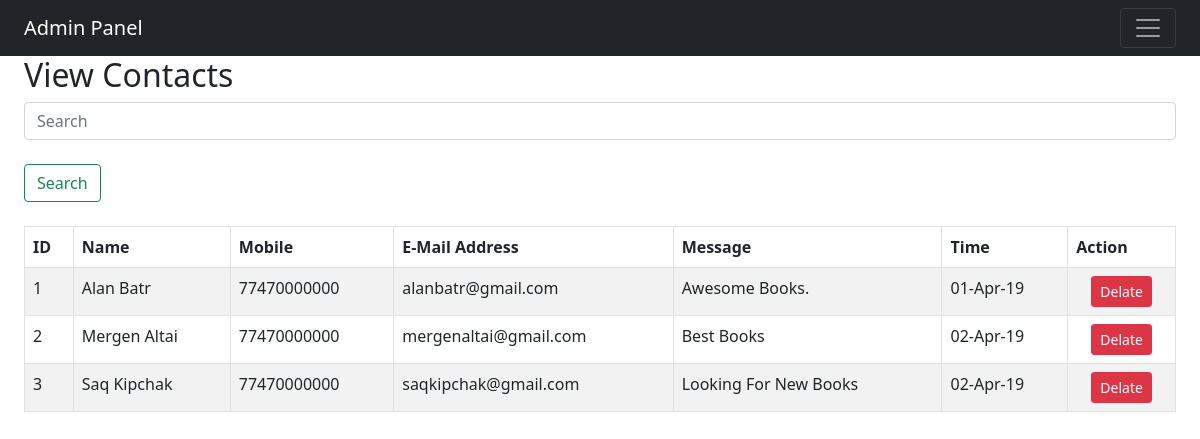
/admin/contact_view.php (signed in), run on the app's committed database.
### tables this page shows
CREATE TABLE IF NOT EXISTS `contact_table` (
  	`contact_id` INT(10) NOT NULL AUTO_INCREMENT,
  	`contact_full_name` VARCHAR(100) NOT NULL,
  	`contact_actual_id` VARCHAR(100) NOT NULL,
  	`contact_mobile_number` VARCHAR(15) NOT NULL,
  	`contact_email` VARCHAR(60) NOT NULL,
  	`contact_message` LONGTEXT NOT NULL,
  	`contact_time` VARCHAR(20) NOT NULL,
  	PRIMARY KEY (`contact_id`)
);

### admin/functions/process_contact_view.php (the view)
<?php
    function display_data($contact_list_row)
    {
        while($contact_row = mysqli_fetch_assoc($contact_list_row))
        {
            echo '
                <tr>
                    <td>' . $contact_row['contact_id'] . '</td>
                    <td>' . $contact_row['contact_full_name'] . '</td>
                    <td>' . $contact_row['contact_mobile_number'] . '</td>
                    <td>' . $contact_row['contact_email'] . '</td>
                    <td>' . $contact_row['contact_message'] . '</td>
                    <td>' . @date("d-M-y", $contact_row['contact_time']) . '</td>
                    <td align="center"><a class="btn btn-danger btn-sm" href="functions/process_contact_del.php?id=' . $contact_row['contact_id'] . '">Delate</a></td>
                </tr>';
        }
    }

### data on the page
contact_table: contact_id "1", contact_full_name "Alan Batr", contact_mobile_number "77470000000", contact_email "alanbatr@gmail.com", contact_message "Awesome Books.", contact_time "01-Apr-19"
contact_table: contact_id "2", contact_full_name "Mergen Altai", contact_mobile_number "77470000000", contact_email "mergenaltai@gmail.com", contact_message "Best Books", contact_time "02-Apr-19"
contact_table: contact_id "3", contact_full_name "Saq Kipchak", contact_mobile_number "77470000000", contact_email "saqkipchak@gmail.com", contact_message "Looking For New Books", contact_time "02-Apr-19"
